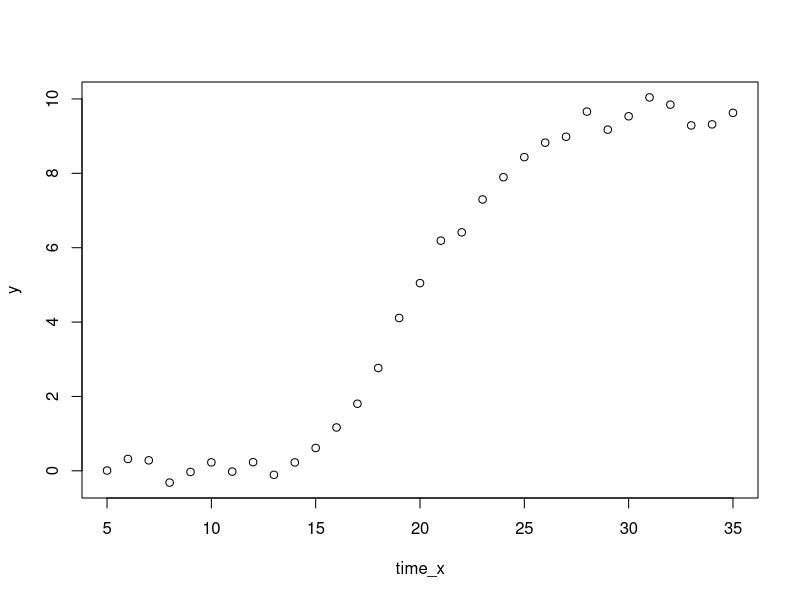

Source code (R):
y <- c(0.0074203, 0.3188325, 0.2815891, -0.3171173, -0.0305409, 0.2266773, -0.0216102, 0.2319695, -0.1082007, 0.2246899, 0.6144181, 1.1655192, 1.8038330, 2.7644418, 4.1104270, 5.0470456, 6.1896092, 6.4128618, 7.2974793, 7.8965245, 8.4364991, 8.8252770, 8.9836204, 9.6607736, 9.1746182, 9.5348823, 10.0421165, 9.8477874, 9.2886090, 9.3169916, 9.6270209)
time_x <- c(5, 6, 7, 8, 9, 10, 11, 12, 13, 14, 15, 16, 17, 18, 19, 20, 21, 22, 23, 24, 25, 26, 27, 28, 29, 30, 31, 32, 33, 34, 35)
random.frame <- data.frame(time = time_x, y)
plot(time_x, y)

